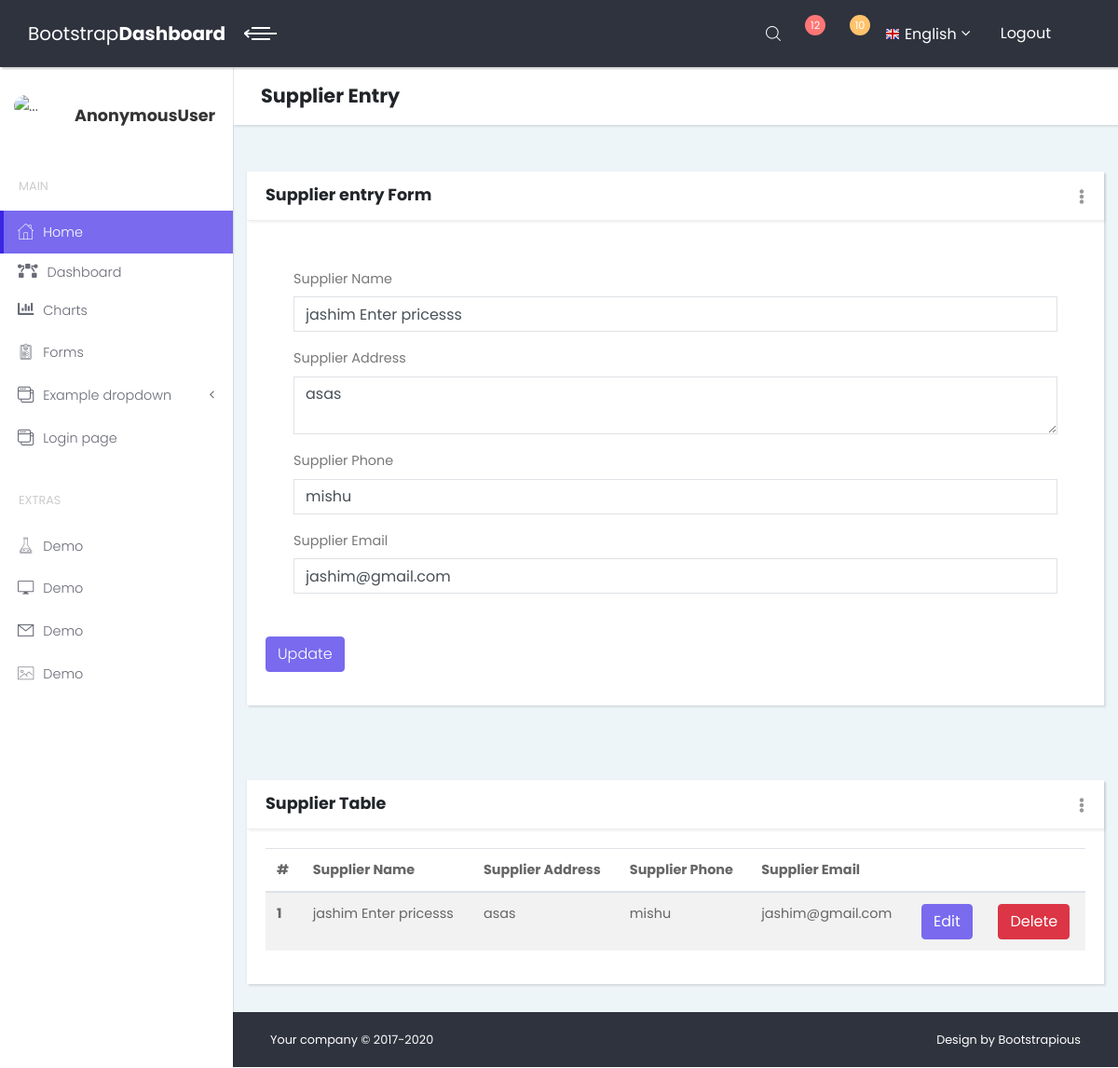
The page /supplier/entry/edit/8/ on the database its author committed.
### insurance/models.py (models this page shows)
class SupplierInfoM(models.Model):
    Suppliername=models.CharField(max_length=255,null=True,blank=True)
    Address=models.TextField(max_length=2000,null=True,blank=True)
    Phone=models.CharField(max_length=100,null=True,blank=True)
    Email=models.EmailField(max_length=100,null=True,blank=True)
    objects=models.Manager()

### insurance/views.py (the view)
# urls.py: path('supplier/entry/edit/<int:id>/', views.suppliernameeditV,name='supplierentryedit'),
def suppliernameeditV(request,id=0):
    supplier=SupplierInfoM.objects.all()
    if id !=0:
        datasupply=SupplierInfoM.objects.filter(pk=id)
    return render(request, 'inventory/supplieredit.html',{'supplier':supplier,'datasupply':datasupply})

### insurance/templates/inventory/supplieredit.html (shortened to what this page needs)
{%extends 'index.html'%}
{%block contant%}
<header class="page-header">
    <div class="container-fluid">
        <h2 class="no-margin-bottom">Supplier Entry</h2>
    </div>
</header>
<section class="dashboard-counts no-padding-bottom">
    <div class="col-lg-12">
        <div class="card">
            <div class="card-close">
                <div class="dropdown">
                    <button type="button" id="closeCard1" data-toggle="dropdown" aria-haspopup="true"
                            aria-expanded="false" class="dropdown-toggle"><i class="fa fa-ellipsis-v"></i></button>
                </div>
            </div>
            <div class="card-header d-flex align-items-center">
                <h3 class="h4">Supplier entry Form</h3>
            </div>
            <div class="card-body">
                {%for x in datasupply%}
                <form action="{%url 'supplierentryupdate' x.id%}" method="post" enctype="multipart/form-data">
                    <div class="row">
                    <div class="form-group col-md-12">
                        <label class="form-control-label">Supplier Name</label>
                        <input type="text" placeholder="Supplier Name" class="form-control" name="suppliername" value="{{x.Suppliername}}">
                    </div>
                        <div class="form-group col-md-12">
                        <label class="form-control-label">Supplier Address</label>
                            <textarea  placeholder="Supplier Address" class="form-control" name="address" >{{x.Address}}</textarea>
                    </div>
                        <div class="form-group col-md-12">
                        <label class="form-control-label">Supplier Phone</label>
                        <input type="text" placeholder="Supplier Phone" class="form-control" name="phone" value="{{x.Phone}}">
                    </div>
                        <div class="form-group col-md-12">
                        <label class="form-control-label">Supplier Email</label>
                        <input type="text" placeholder="Supplier Email" class="form-control" name="email" value="{{x.Email}}">
                    </div>
                        </div>
                    <div class="form-group">
                        <input type="submit" value="Update" class="btn btn-primary">
                    </div>
                </form>
                {%endfor%}
            </div>
        </div>
    </div>
</section>
<section class="dashboard-counts no-padding-bottom">
<div class="col-lg-12">
                  <div class="card">
                    <div class="card-close">
                      <div class="dropdown">
                        <button type="button" id="closeCard2" data-toggle="dropdown" aria-haspopup="true" aria-expanded="false" class="dropdown-toggle"><i class="fa fa-ellipsis-v"></i></button>
                      </div>
                    </div>
                    <div class="card-header d-flex align-items-center">
                      <h3 class="h4">Supplier Table</h3>
                    </div>
                    <div class="card-body">
                      <div class="table-responsive">
                        <table class="table table-striped">
                          <thead>
                            <tr>
                              <th>#</th>
                              <th>Supplier Name</th>
                              <th>Supplier Address</th>
                              <th>Supplier Phone</th>
                              <th>Supplier Email</th>
                              <th></th>
                              <th></th>
                            </tr>
                          </thead>
                          <tbody>
                            {%for x in supplier%}
                            <tr>
                              <th scope="row">{{forloop.counter}}</th>
                              <td>{{x.Suppliername}}</td>
                              <td>{{x.Address}}</td>
                              <td>{{x.Phone}}</td>
                              <td>{{x.Email}}</td>
                              <td><a href="{%url 'supplierentryedit' x.id%}" class="btn btn-primary">Edit</a></td>
                              <td><a href="{%url 'supplierentrydelete' x.id%}" class="btn btn-danger">Delete</a></td>
                            </tr>
                          {%endfor%}
                          </tbody>
                        </table>
                      </div>
                    </div>
                  </div>
                </div>
</section>
{%endblock%}

### insurance/static/template/css/style.default.css (style rules this page uses)
body { overflow-x: hidden; }
section { padding: 50px 0; }
.container-fluid { padding: 0 30px; }
header.page-header { padding: 20px 0; }
table, .table { font-size: 0.9em; color: #666; }
.card-close { position: absolute; top: 15px; right: 15px; }
.card-close .dropdown-toggle { color: #999; background: none; border: none; }
.card-close .dropdown-toggle:after { display: none; }
.page-header { background: #fff; padding: 20px; -webkit-box-shadow: 2px 2px 2px rgba(0, 0, 0, 0.1); box-shadow: 2px 2px 2px rgba(0, 0, 0, 0.1); position: relative; z-index: 8; }
button, input { outline: none !important; }
.card { margin-bottom: 30px; -webkit-box-shadow: 2px 2px 2px rgba(0, 0, 0, 0.1), -1px 0 2px rgba(0, 0, 0, 0.05); box-shadow: 2px 2px 2px rgba(0, 0, 0, 0.1), -1px 0 2px rgba(0, 0, 0, 0.05); }
.card-header { -webkit-box-shadow: 2px 2px 2px rgba(0, 0, 0, 0.05); box-shadow: 2px 2px 2px rgba(0, 0, 0, 0.05); }
.card-header h1, .card-header h2, .card-header h3, .card-header h4, .card-header h5, .card-header h6 { margin-bottom: 0; }
.no-padding-bottom { padding-bottom: 0 !important; }
.no-margin-bottom { margin-bottom: 0 !important; }
section.dashboard-counts .row { padding: 30px 15px; margin: 0; }
.form-control { height: calc(2.25rem + 2px); border: 1px solid #dee2e6; border-radius: 0; padding: 0.375rem 0.75rem; }
textarea.form-control { height: auto; }
.form-control-label { font-size: .9rem; color: #777; }
button, input[type='submit'] { cursor: pointer; font-family: inherit; font-weight: 300 !important; }
.btn { font-weight: 400; border: 1px solid transparent; padding: 0.375rem 0.75rem; font-size: 1rem; line-height: 1.5; border-radius: 0.25rem; -webkit-transition: color 0.15s ease-in-out, background-color 0.15s ease-in-out, border-color 0.15s ease-in-out, -webkit-box-shadow 0.15s ease-in-out; transition: color 0.15s ease-in-out, background-color 0.15s ease-in-out, border-color 0.15s ease-in-out, -webkit-box-shadow 0.15s ease-in-out; transition: color 0.15s ease-in-out, background-color 0.15s ease-in-out, border-color 0.15s ease-in-out, box-shadow 0.15s ease-in-out; transition: color 0.15s ease-in-out, background-color 0.15s ease-in-out, border-color 0.15s ease-in-out, box-shadow 0.15s ease-in-out, -webkit-box-shadow 0.15s ease-in-out; }
.btn-primary { color: color-yiq(#796AEE); background-color: #796AEE; border-color: #796AEE; }
.btn-danger { color: color-yiq(#dc3545); background-color: #dc3545; border-color: #dc3545; }
body { font-family: "Poppins", sans-serif; font-size: 1rem; font-weight: 400; line-height: 1.5; color: #212529; background-color: #fff; }
a { color: #796AEE; text-decoration: none; }
h1, h2, h3, h4, h5, h6, .h1, .h2, .h3, .h4, .h5, .h6 { margin-bottom: 0.5rem; font-family: inherit; font-weight: 700; line-height: 1.1; color: inherit; }
h2, .h2 { font-size: 1.3rem; }
h3, .h3 { font-size: 1.2rem; }
h4, .h4 { font-size: 1.1rem; }
.card { background-color: #fff; border: 0 solid #eee; border-radius: 0; }
.card-body { padding: 1.25rem; }
.card-header { padding: 1rem 1.25rem; background-color: #fff; border-bottom: 1px solid #eee; }

### rows shown on the page
SupplierInfoM: suppliername "jashim Enter pricesss", address "asas", phone "mishu", email "jashim@gmail.com", Suppliername "jashim Enter pricesss", Address "asas", Phone "mishu", Email "jashim@gmail.com"

### other values the page prints
{{ request.user }} "AnonymousUser"
